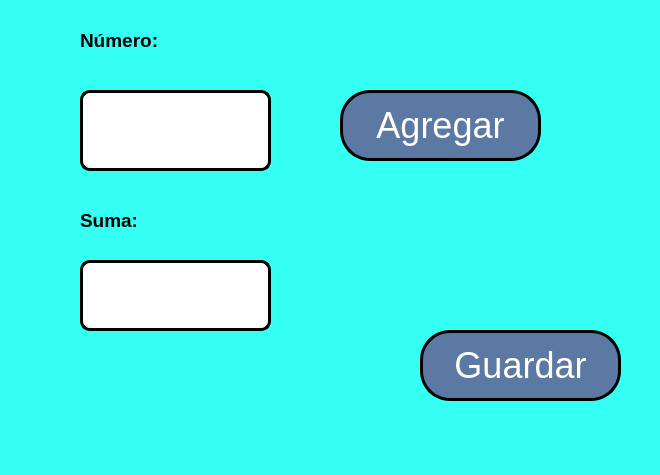
<?xml version="1.0" encoding="UTF-8"?>
<ui version="4.0">
 <class>MainWindow</class>
 <widget class="QMainWindow" name="MainWindow">
  <property name="geometry">
   <rect>
    <x>0</x>
    <y>0</y>
    <width>660</width>
    <height>475</height>
   </rect>
  </property>
  <property name="font">
   <font>
    <pointsize>22</pointsize>
    <weight>75</weight>
    <bold>true</bold>
   </font>
  </property>
  <property name="windowTitle">
   <string>MainWindow</string>
  </property>
  <property name="styleSheet">
   <string notr="true">background: rgb(53, 255, 242)</string>
  </property>
  <widget class="QWidget" name="centralwidget">
   <widget class="QPushButton" name="btn_agregar">
    <property name="geometry">
     <rect>
      <x>340</x>
      <y>90</y>
      <width>201</width>
      <height>71</height>
     </rect>
    </property>
    <property name="font">
     <font>
      <pointsize>27</pointsize>
     </font>
    </property>
    <property name="styleSheet">
     <string notr="true">background-color: rgb(91,121,163);
color: rgb(255, 255, 255);
border-radius: 30px;
border: 3px solid black</string>
    </property>
    <property name="text">
     <string>Agregar</string>
    </property>
   </widget>
   <widget class="QLabel" name="label">
    <property name="geometry">
     <rect>
      <x>80</x>
      <y>10</y>
      <width>161</width>
      <height>61</height>
     </rect>
    </property>
    <property name="font">
     <font>
      <pointsize>14</pointsize>
     </font>
    </property>
    <property name="text">
     <string>&lt;html&gt;&lt;head/&gt;&lt;body&gt;&lt;p&gt;&lt;span style=&quot; font-weight:600;&quot;&gt;Número:&lt;/span&gt;&lt;/p&gt;&lt;/body&gt;&lt;/html&gt;</string>
    </property>
   </widget>
   <widget class="QLineEdit" name="txt_numero">
    <property name="geometry">
     <rect>
      <x>80</x>
      <y>90</y>
      <width>191</width>
      <height>81</height>
     </rect>
    </property>
    <property name="font">
     <font>
      <pointsize>26</pointsize>
     </font>
    </property>
    <property name="styleSheet">
     <string notr="true">background-color: rgb(255, 255, 255);
border-radius: 10px;
border: 3px solid black</string>
    </property>
    <property name="text">
     <string/>
    </property>
    <property name="alignment">
     <set>Qt::AlignCenter</set>
    </property>
   </widget>
   <widget class="QLabel" name="label_2">
    <property name="geometry">
     <rect>
      <x>80</x>
      <y>190</y>
      <width>181</width>
      <height>61</height>
     </rect>
    </property>
    <property name="text">
     <string>&lt;html&gt;&lt;head/&gt;&lt;body&gt;&lt;p&gt;&lt;span style=&quot; font-size:14pt; font-weight:600;&quot;&gt;Suma:&lt;/span&gt;&lt;/p&gt;&lt;/body&gt;&lt;/html&gt;</string>
    </property>
   </widget>
   <widget class="QLineEdit" name="txt_suma">
    <property name="geometry">
     <rect>
      <x>80</x>
      <y>260</y>
      <width>191</width>
      <height>71</height>
     </rect>
    </property>
    <property name="font">
     <font>
      <pointsize>26</pointsize>
     </font>
    </property>
    <property name="styleSheet">
     <string notr="true">background-color: rgb(255, 255, 255);
border-radius: 10px;
border: 3px solid black</string>
    </property>
    <property name="text">
     <string/>
    </property>
    <property name="alignment">
     <set>Qt::AlignCenter</set>
    </property>
   </widget>
   <widget class="QPushButton" name="btn_guardar">
    <property name="geometry">
     <rect>
      <x>420</x>
      <y>330</y>
      <width>201</width>
      <height>71</height>
     </rect>
    </property>
    <property name="font">
     <font>
      <pointsize>27</pointsize>
     </font>
    </property>
    <property name="styleSheet">
     <string notr="true">background-color: rgb(91,121,163);
color: rgb(255, 255, 255);
border-radius: 30px;
border: 3px solid black</string>
    </property>
    <property name="text">
     <string>Guardar</string>
    </property>
   </widget>
  </widget>
  <widget class="QMenuBar" name="menubar">
   <property name="geometry">
    <rect>
     <x>0</x>
     <y>0</y>
     <width>660</width>
     <height>26</height>
    </rect>
   </property>
  </widget>
  <widget class="QStatusBar" name="statusbar"/>
 </widget>
 <resources/>
 <connections/>
</ui>
